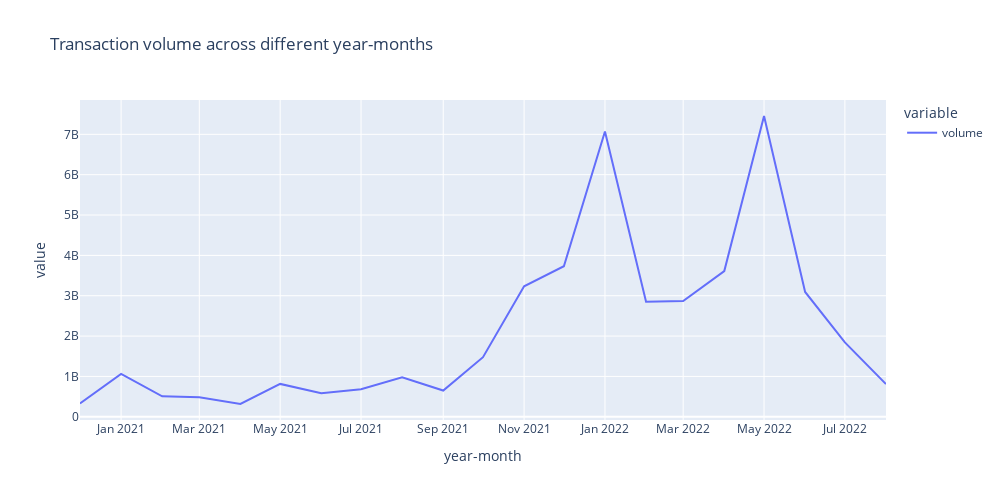

This figure's notebook cell:
### Code cell
fig = px.line(pdf_txn_monthly_stats, x='year-month', y=["volume"],
    title='Transaction volume across different year-months',width=1000,height=500)
fig.show()

### Figure 1 — Plotly figure (JSON) as saved in the notebook; plotly's stock layout.template omitted (floating-point values rounded to 4 significant figures)
{"data": [{"hovertemplate": "variable=volume<br>year-month=%{x}<br>value=%{y}<extra></extra>", "legendgroup": "volume", "line": {"color": "#636efa", "dash": "solid"}, "marker": {"symbol": "circle"}, "mode": "lines", "name": "volume", "orientation": "v", "showlegend": true, "type": "scatter", "x": ["2020-12", "2021-01", "2021-02", "2021-03", "2021-04", "2021-05", "2021-06", "2021-07", "2021-08", "2021-09", "2021-10", "2021-11", "2021-12", "2022-01", "2022-02", "2022-03", "2022-04", "2022-05", "2022-06", "2022-07", "2022-08"], "xaxis": "x", "y": [332100000.0, 1062000000.0, 508100000.0, 482900000.0, 316600000.0, 814500000.0, 583600000.0, 680200000.0, 981100000.0, 650500000.0, 1477000000.0, 3234000000.0, 3732000000.0, 7069000000.0, 2854000000.0, 2867000000.0, 3611000000.0, 7454000000.0, 3094000000.0, 1844000000.0, 810200000.0], "yaxis": "y"}], "layout": {"height": 500, "legend": {"title": {"text": "variable"}, "tracegroupgap": 0}, "title": {"text": "Transaction volume across different year-months"}, "width": 1000, "xaxis": {"anchor": "y", "domain": [0, 1], "title": {"text": "year-month"}}, "yaxis": {"anchor": "x", "domain": [0, 1], "title": {"text": "value"}}}}
